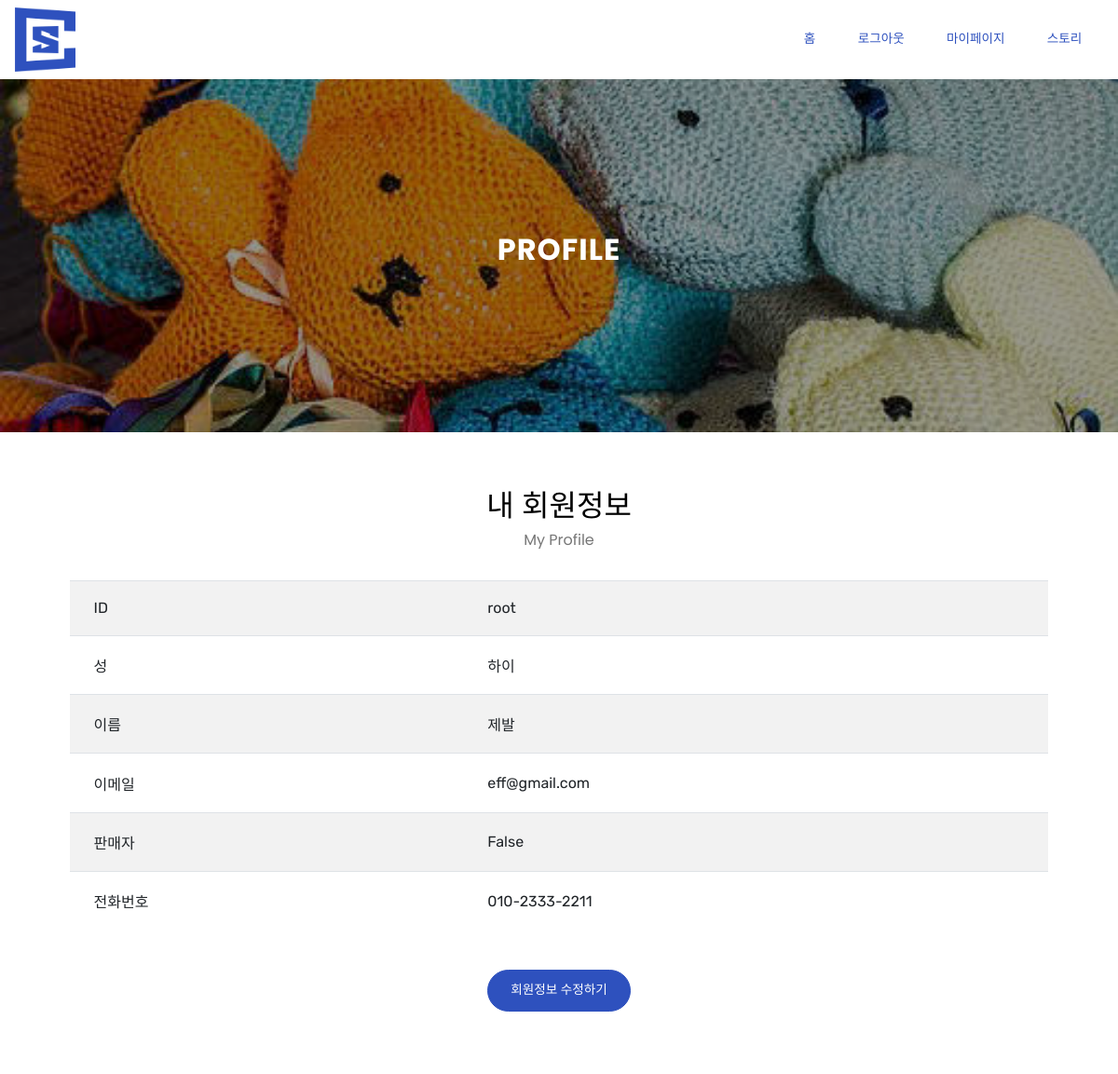
The page /accounts/profile_show/ (signed in) on the database its author committed.
### accounts/models.py (models this page shows)
class User(AbstractUser):
   seller = models.BooleanField(default=False)
   phone = models.CharField(
        null=True,
        blank=True,
        max_length=13,
        unique=True,
        validators=[
            RegexValidator(
                regex=r"\d{3}-\d{3,4}-\d{4}",
                message='010-1234-5678 형식으로 입력하세요.',
            )
        ]
    )

### accounts/views.py (the view)
# urls.py: path('profile_show/', views.profile_show, name='profile_show'),
@login_required
def profile_show(request):
    return render(request, 'accounts/profile_show.html')

### accounts/templates/accounts/profile_show.html (shortened to what this page needs)
{% extends 'base.html' %}
{% block content %}
{% load static %}
<!DOCTYPE html>
<html  >
<head>
  <link rel="stylesheet" href="{% static 'assets/bootstrap/css/bootstrap.min.css' %}">
  <link rel="stylesheet" href="{% static 'assets/bootstrap/css/bootstrap-grid.min.css' %}">
  <link rel="stylesheet" href="{% static 'assets/bootstrap/css/bootstrap-reboot.min.css' %}">
  <link rel="stylesheet" href="{% static 'assets/datatables/data-tables.bootstrap4.min.css' %}">
  <link rel="stylesheet" href="{% static 'assets/theme/css/style.css' %}">
  <link rel="preload" as="style" href="{% static 'assets/mobirise/css/mbr-additional.css' %}"><link rel="stylesheet" href="{% static 'assets/mobirise/css/mbr-additional.css' %}" type="text/css">
</head>
<body>
  <section class="features14 popup-btn-cards cid-rIsKCiGiSI mbr-parallax-background" id="features14-1z">
    <div class="mbr-overlay" style="opacity: 0.4; background-color: rgb(0, 0, 0);">
    </div>
    <a class="full-link" href=""></a>
    <div class="container-fluid card-wrapper">
        <div class="row justify-content-center align-items-center" style="min-height: 12vw;">
             <div class="col-xl-10 col-lg-10 col-md-12 text-block">
                <h2 class="mbr-section-title mbr-fonts-style mbr-light mbr-white mbr-bold display-2">PROFILE</h2>
             </div>
        </div>
    </div>
</section>
{% if user.is_authenticated %}
<section class="table1 section-table cid-rIsLp4pmia" id="table1-24">
    <div class="container">
        <div class="media-container-row align-center">
            <div class="col-12 col-md-12">
                <h2 class="mbr-section-title mbr-fonts-style mbr-black display-2">
                    내 회원정보</h2>
                <h3 class="mbr-section-subtitle mbr-fonts-style pb-4 display-5">
                    My Profile</h3>
                <div class="table-wrapper">
                    <div class="container-fluid scroll">
                        <table class="table table-striped" cellspacing="0">
                            <tbody>
                            <tr>
                                <td class="body-item mbr-fonts-style display-7">ID</td><td class="body-item mbr-fonts-style display-7">{{ user.username }}</td></tr><tr>
                                <td class="body-item mbr-fonts-style display-7">성</td><td class="body-item mbr-fonts-style display-7">{{ user.first_name }}</td></tr><tr>
                                <td class="body-item mbr-fonts-style display-7">이름</td><td class="body-item mbr-fonts-style display-7">{{ user.last_name }}</td></tr><tr>
                                <td class="body-item mbr-fonts-style display-7">이메일</td><td class="body-item mbr-fonts-style display-7">{{ user.email }}</td></tr><tr>
                                <td class="body-item mbr-fonts-style display-7">판매자&nbsp;</td><td class="body-item mbr-fonts-style display-7">{{ user.seller }}</td></tr><tr>
                                <td class="body-item mbr-fonts-style display-7">전화번호</td><td class="body-item mbr-fonts-style display-7">{{ user.phone }}</td></tr></tbody>
                        </table>
                    </div>
                </div>
            </div>
        </div>
    </div>
</section>
<section class="mbr-section content11 cid-rIw3BnhE9I" id="content11-3d">
    <div class="container-fluid">
        <div class="row justify-content-center">
            <div class="col-12 col-lg-10">
                <div class="mbr-section-btn align-center"><a class="btn btn-success display-4" href="{% url 'profile_edit' %}">회원정보 수정하기</a>
            </div>
        </div>
    </div>
</section>
  {% endif %}
</body>
</html>
{% endblock %}

### sclass/static/assets2/theme/css/style.css (style rules this page uses)
div, span, h1, h2, h3, h4, h5, h6, p, blockquote, a, ol, ul, li, figcaption, textarea, input, .display-1, .display-2 { font: inherit; }
section { background-color: #eeeeee; }
section, .container, .container-fluid { position: relative; word-wrap: break-word; }
a { font-style: normal; font-weight: 400; cursor: pointer; }
a, a:hover { text-decoration: none; }
body { color: #232323; }
h1, h2, h3, h4, h5, h6, .h1, .h2, .h3, .h4, .h5, .h6, .display-1, .display-2, .display-3 { line-height: 1; word-break: break-word; word-wrap: break-word; }
body { position: relative; }
section { background-position: 50% 50%; background-repeat: no-repeat; background-size: cover; }
.mbr-white { color: #ffffff; }
.mbr-black { color: #000000; }
.align-center { text-align: center; }
.mbr-light { font-weight: 300; }
.mbr-bold { font-weight: 700; }
.media-container-row { display: -ms-flexbox; display: -webkit-box; display: flex; -ms-flex-direction: row; -webkit-box-orient: horizontal; -webkit-box-direction: normal; flex-direction: row; -ms-flex-wrap: wrap; flex-wrap: wrap; -ms-flex-pack: center; -webkit-box-pack: center; justify-content: center; -ms-flex-line-pack: center; align-content: center; -ms-flex-align: start; -webkit-box-align: start; align-items: start; }
@media (min-width: 992px) { .media-container-row { -ms-flex-wrap: nowrap; flex-wrap: nowrap; } }
.card-wrapper { -webkit-box-flex: 1; -ms-flex: 1; flex: 1; -webkit-flex: 1; }
.mbr-section-btn { margin-left: -.25rem; margin-right: -.25rem; font-size: 0; }
.row { display: -webkit-flex; -webkit-flex-wrap: wrap; }
.justify-content-center { -webkit-justify-content: center; }
.mbr-section-title { font-style: normal; line-height: 1.2; }
.mbr-section-subtitle { line-height: 1.3; }
body { font-style: normal; line-height: 1.5; }
.btn { position: relative; font-weight: 500; border-width: 1px; font-style: normal; letter-spacing: normal; margin: .4rem .8rem; white-space: normal; transition-property: background-color, color, border-color, box-shadow; transition-duration: .3s, .3s, .3s, 2s; transition-timing-function: ease-in-out; display: -webkit-inline-flex; display: inline-flex; -webkit-align-items: center; align-items: center; -webkit-justify-content: center; justify-content: center; word-break: break-word; }
.mbr-overlay { background-color: #000; bottom: 0; left: 0; opacity: .5; position: absolute; right: 0; top: 0; z-index: 0; }
html, body { height: auto; min-height: 100vh; }

### sclass/static/assets2/mobirise/css/mbr-additional.css (style rules this page uses)
body { font-family: Poppins; }
.display-2 { font-family: 'Poppins', sans-serif; font-size: 1.8rem; }
.display-4 { font-family: 'Poppins', sans-serif; font-size: 0.85rem; }
.display-5 { font-family: 'Poppins', sans-serif; font-size: 1.2rem; }
.display-7 { font-family: 'Rubik', sans-serif; font-size: 1.4rem; }
.btn { padding: 0.719rem 1.5rem; border-radius: 3px; }
.btn-success, .btn-success:active, .btn-success.active { background-color: #365c9a !important; border-color: #365c9a !important; color: #ffffff !important; }
.mbr-section-btn a.btn:not(.btn-form) { border-radius: 100px; transition-property: background-color, color, border-color, box-shadow; transition-duration: 0.3s, 0.3s, 0.3s, 0.8s; transition-timing-function: ease-in-out; }
a, a:hover { color: #365c9a; }

### rows shown on the page
User: username "root", first_name "하이", last_name "제발", email "eff@gmail.com", seller "False", phone "010-2333-2211"
